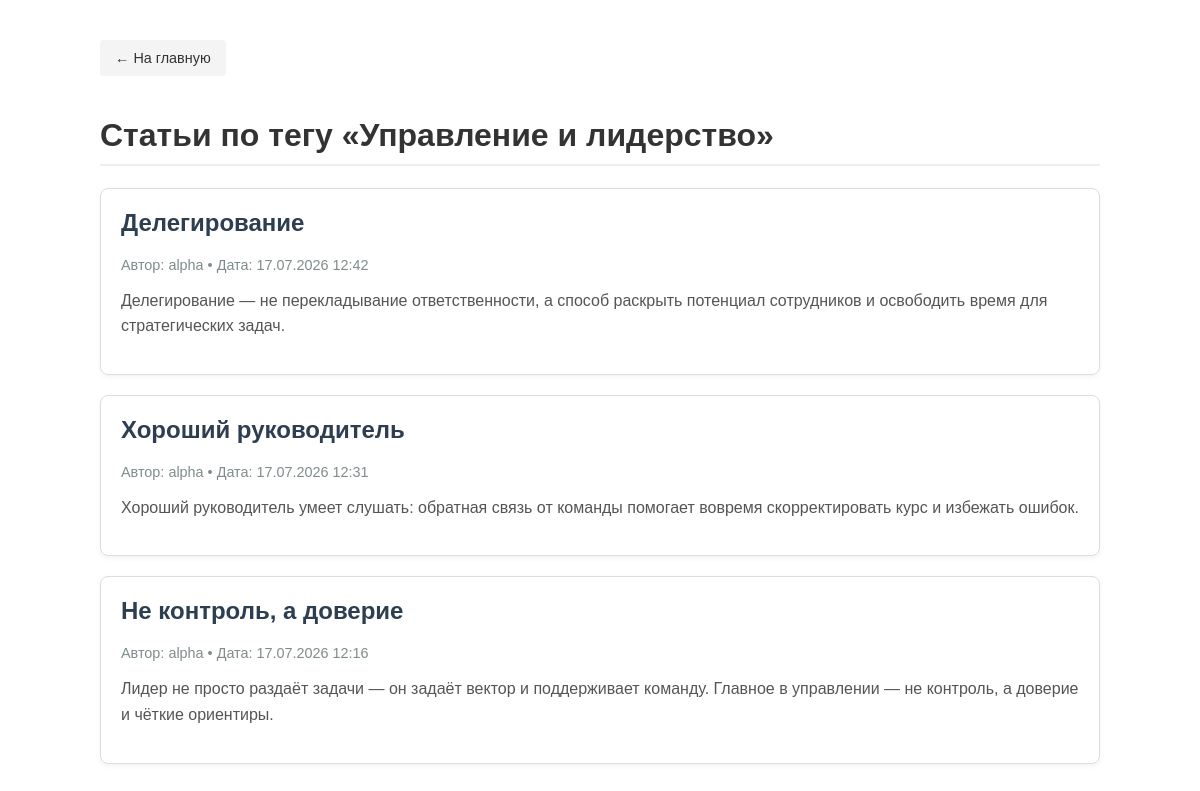
The app's page /tag.php?slug=upravlenie-i-liderstvo with its own data.
### tables this page shows
CREATE TABLE `tags` (
  `id` int(11) NOT NULL,
  `name` varchar(100) NOT NULL,
  `slug` varchar(100) NOT NULL
);

CREATE TABLE `posts` (
  `id` int(11) NOT NULL,
  `user_id` int(11) NOT NULL,
  `title` varchar(200) NOT NULL,
  `content` text NOT NULL,
  `created_at` timestamp NULL DEFAULT CURRENT_TIMESTAMP
);

CREATE TABLE `users` (
  `id` int(11) NOT NULL,
  `username` varchar(50) NOT NULL,
  `password` varchar(255) NOT NULL,
  `created_at` timestamp NULL DEFAULT CURRENT_TIMESTAMP
);

### public/tag.php (the view, shortened to what this page needs)
<?php
require_once __DIR__ . '/../db.php';
$slug = $_GET['slug'] ?? '';
$stmt = $pdo->prepare('SELECT id, name FROM tags WHERE slug = ? LIMIT 1');
$stmt->execute([$slug]);
$tag = $stmt->fetch(PDO::FETCH_ASSOC);
$posts = [];
$tagName = 'Неизвестный тег';
if ($tag) {
    $tagId = $tag['id'];
    $tagName = $tag['name'];
    $stmt = $pdo->prepare('
        SELECT p.*, u.username AS author_name
        FROM posts p
        JOIN users u ON p.user_id = u.id
        JOIN post_tags pt ON pt.post_id = p.id
        WHERE pt.tag_id = ?
        ORDER BY p.created_at DESC
    ');
    $stmt->execute([$tagId]);
    $posts = $stmt->fetchAll(PDO::FETCH_ASSOC);
}
?>
<!DOCTYPE html>
<html lang="ru">
<head>
</head>
<body>
    <a href="index.php" class="back-link">&larr; На главную</a>
    <?php if (!$tag): ?>
        <div class="error-message">
            <h1>Тег не найден</h1>
            <p>К сожалению, статей с таким тегом не существует. Вернитесь на <a href="index.php"><strong>главную страницу</strong></a>.</p>
        </div>
    <?php else: ?>
        <h1>Статьи по тегу «<?= htmlspecialchars($tagName) ?>»</h1>
        <?php if (count($posts) === 0): ?>
            <p class="no-posts">По этому тегу пока нет ни одной статьи.</p>
        <?php else: ?>
            <?php foreach ($posts as $post): ?>
                <article class="post-card">
                    <h2 class="post-title"><?= htmlspecialchars($post['title']) ?></h2>
                    <div class="post-meta">
                        Автор: <?= htmlspecialchars($post['author_name']) ?> •
                        Дата: <?= date('d.m.Y H:i', strtotime($post['created_at'])) ?>
                    </div>
                    <div class="post-content">
                        <?= htmlspecialchars($post['content']) ?>
                    </div>
                </article>
            <?php endforeach; ?>
        <?php endif; ?>
    <?php endif; ?>
</body>
</html>

### public/tag.php (style rules this page uses)
body { font-family: sans-serif; max-width: 1000px; margin: 40px auto; padding: 0 20px; color: #333; }
.back-link { display: inline-block; margin-bottom: 20px; padding: 10px 15px; background-color: #f4f4f4; color: #333; text-decoration: none; border-radius: 4px; font-size: 0.9em; }
h1 { border-bottom: 2px solid #eee; padding-bottom: 10px; }
.post-card { border: 1px solid #ddd; padding: 20px; margin-bottom: 20px; border-radius: 8px; box-shadow: 0 2px 5px rgba(0,0,0,0.05); }
.post-title { color: #2c3e50; margin-top: 0; }
.post-meta { color: #7f8c8d; font-size: 0.9em; margin-bottom: 15px; }
.post-content { color: #555; margin-bottom: 15px; line-height: 1.6; }

### records on screen
tags: name "Управление и лидерство"
posts: title "Делегирование", user.username "alpha", created_at "17.07.2026 12:42", content "Делегирование — не перекладывание ответственности, а способ раскрыть потенциал сотрудников и освободить время для стратегических задач."
posts: title "Хороший руководитель", user.username "alpha", created_at "17.07.2026 12:31", content "Хороший руководитель умеет слушать: обратная связь от команды помогает вовремя скорректировать курс и избежать ошибок."
posts: title "Не контроль, а доверие", user.username "alpha", created_at "17.07.2026 12:16", content "Лидер не просто раздаёт задачи — он задаёт вектор и поддерживает команду. Главное в управлении — не контроль, а доверие и чёткие ориентиры."
